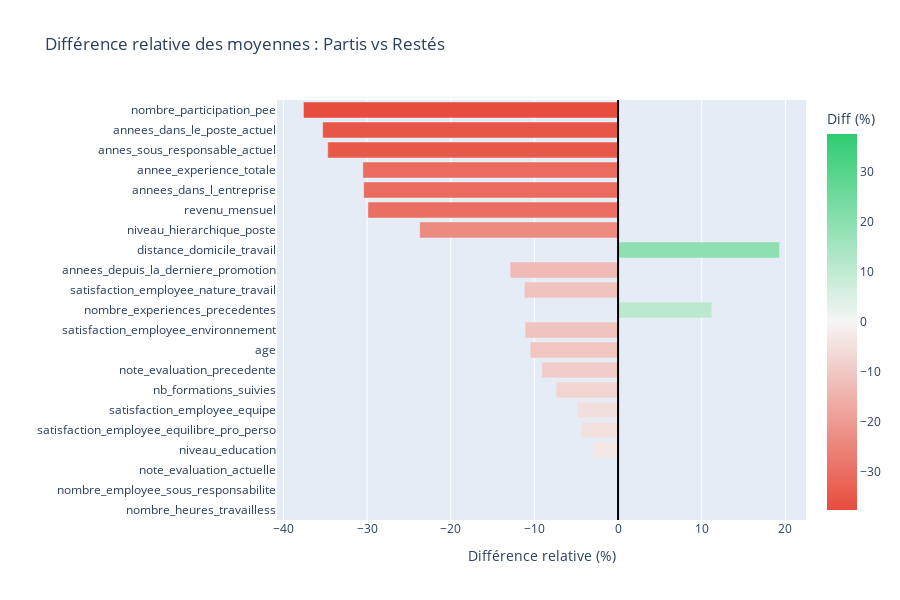

The cell this chart's notebook holds for it:
### Markdown cell above
#### Différences relatives des moyennes (Partis vs Restés)

Un seul graphique montrant la différence en pourcentage pour chaque variable. Plus facile à interpréter que des boxplots multiples !

### Code cell
# Calcul des moyennes par statut
means_parti = df_merged[df_merged["statut"] == "Parti"][numeric_cols].mean()
means_reste = df_merged[df_merged["statut"] == "Resté"][numeric_cols].mean()

# Calcul de la différence relative en %
diff_pct = ((means_parti - means_reste) / means_reste * 100).round(1)

# Créer le DataFrame pour le graphique
diff_df = pd.DataFrame(
    {"Variable": diff_pct.index, "Différence (%)": diff_pct.values}
).sort_values("Différence (%)", key=abs, ascending=True)

fig = px.bar(
    diff_df,
    x="Différence (%)",
    y="Variable",
    orientation="h",
    title="Différence relative des moyennes : Partis vs Restés",
    color="Différence (%)",
    color_continuous_scale=["#e74c3c", "#f5f5f5", "#2ecc71"],
    color_continuous_midpoint=0,
)

fig.add_vline(x=0, line_color="black", line_width=2)
fig.update_layout(
    height=600,
    xaxis_title="Différence relative (%)",
    yaxis_title="",
    coloraxis_colorbar_title="Diff (%)",
)

fig.show()

print("\nLecture du graphique :")
print("   • Barres ROUGES (négatives) → Partis ont des valeurs PLUS BASSES")
print("   • Barres VERTES (positives) → Partis ont des valeurs PLUS HAUTES")

### Figure 1 — Plotly figure (JSON) as saved in the notebook; plotly's stock layout.template omitted (floating-point values rounded to 4 significant figures)
{"data": [{"hovertemplate": "Différence (%)=%{marker.color}<br>Variable=%{y}<extra></extra>", "legendgroup": "", "marker": {"color": [0.0, 0.0, 0.1, -3.0, -4.4, -4.9, -7.4, -9.1, -10.5, -11.1, 11.2, -11.2, -12.9, 19.3, -23.7, -29.9, -30.4, -30.5, -34.7, -35.3, -37.6], "coloraxis": "coloraxis", "pattern": {"shape": ""}}, "name": "", "orientation": "h", "showlegend": false, "textposition": "auto", "type": "bar", "x": [0.0, 0.0, 0.1, -3.0, -4.4, -4.9, -7.4, -9.1, -10.5, -11.1, 11.2, -11.2, -12.9, 19.3, -23.7, -29.9, -30.4, -30.5, -34.7, -35.3, -37.6], "xaxis": "x", "y": ["nombre_heures_travailless", "nombre_employee_sous_responsabilite", "note_evaluation_actuelle", "niveau_education", "satisfaction_employee_equilibre_pro_perso", "satisfaction_employee_equipe", "nb_formations_suivies", "note_evaluation_precedente", "age", "satisfaction_employee_environnement", "nombre_experiences_precedentes", "satisfaction_employee_nature_travail", "annees_depuis_la_derniere_promotion", "distance_domicile_travail", "niveau_hierarchique_poste", "revenu_mensuel", "annees_dans_l_entreprise", "annee_experience_totale", "annes_sous_responsable_actuel", "annees_dans_le_poste_actuel", "nombre_participation_pee"], "yaxis": "y"}], "layout": {"barmode": "relative", "coloraxis": {"cmid": 0, "colorbar": {"title": {"text": "Diff (%)"}}, "colorscale": [[0, "#e74c3c"], [0.5, "#f5f5f5"], [1, "#2ecc71"]]}, "height": 600, "legend": {"tracegroupgap": 0}, "shapes": [{"line": {"color": "black", "width": 2}, "type": "line", "x0": 0, "x1": 0, "xref": "x", "y0": 0, "y1": 1, "yref": "y domain"}], "title": {"text": "Différence relative des moyennes : Partis vs Restés"}, "xaxis": {"anchor": "y", "domain": [0, 1], "title": {"text": "Différence relative (%)"}}, "yaxis": {"anchor": "x", "domain": [0, 1], "title": {"text": ""}}}}
